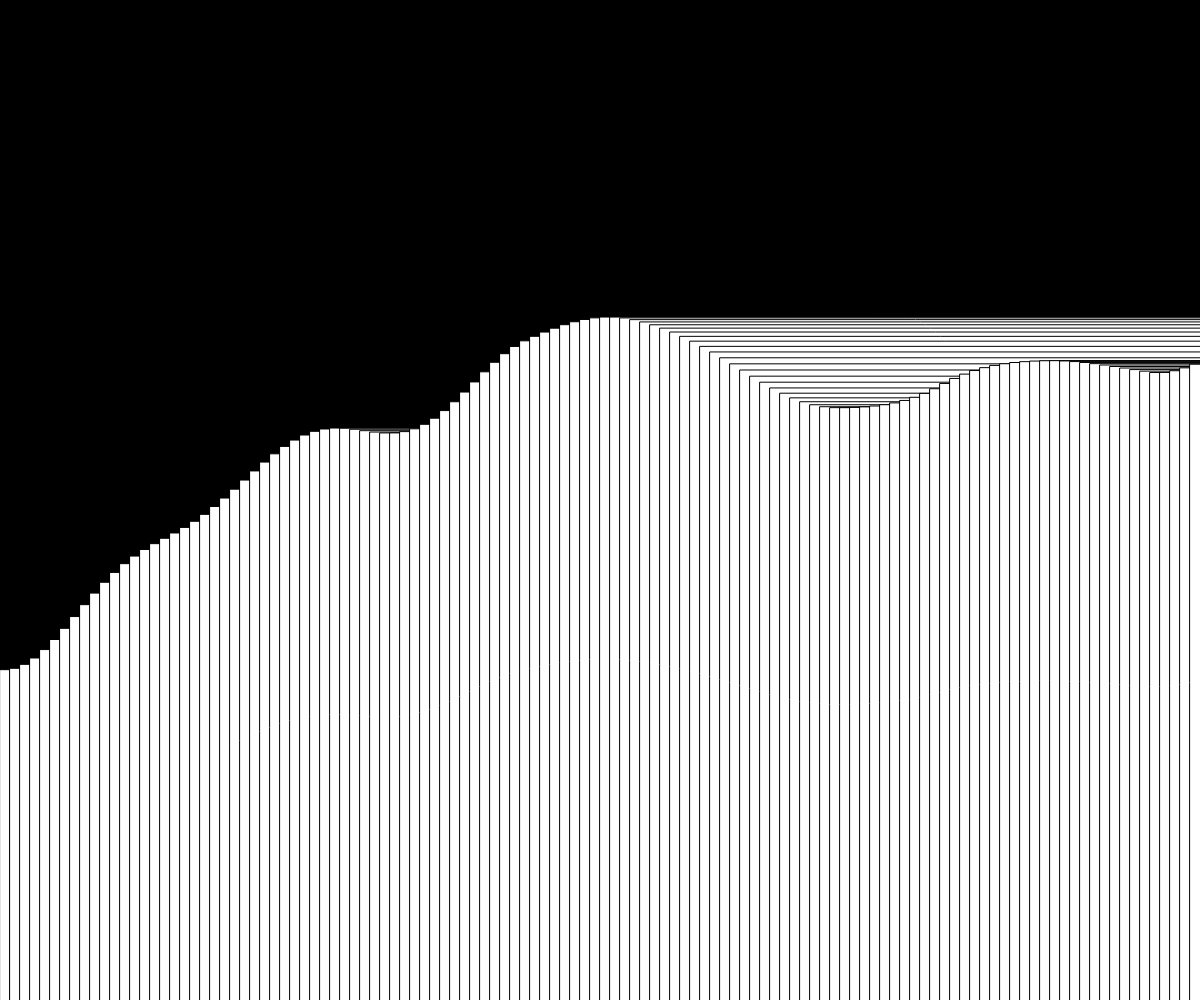
Frame 1 (no input)
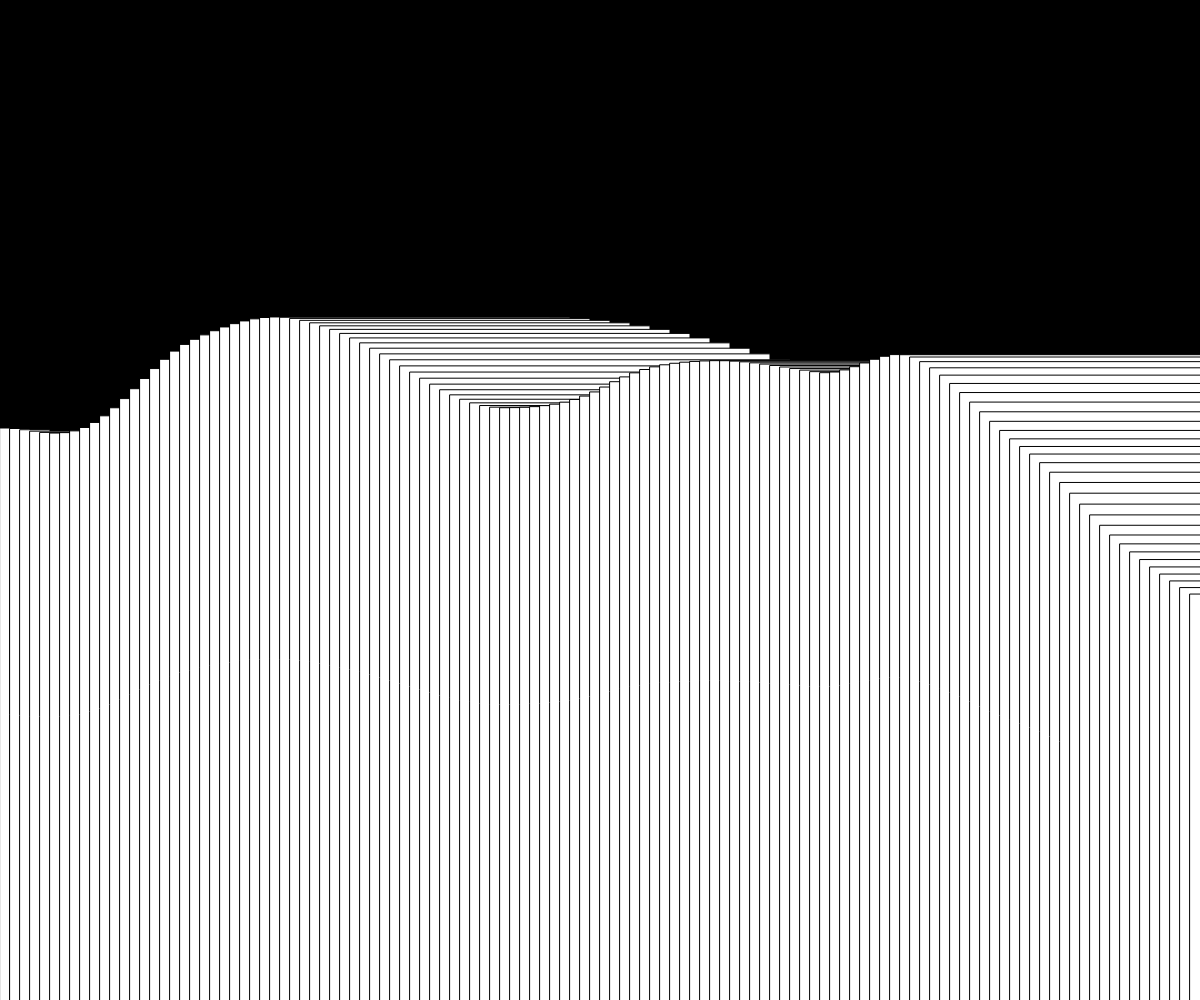
Frame 2 (the mouse pressed at the canvas centre, redrawn once)

The p5.js sketch that drew these frames (run headless with seeded random() and noise() and a simulated clock; the mouse was pressed at the canvas centre and the sketch redrawn once):

// p5.js sketch
// ── sketch.js
// Project Title
// Your Name
// Date
//
// Extra for Experts:
// - describe what you did to take this project "above and beyond"

let tWidth = 10;
let start = 0;
function setup() {
  createCanvas(windowWidth, windowHeight);
  rectMode(CORNER);
  noLoop();
}



function drawTerrian() {
  //To draw Terrian
  let xOff = start;
  let highest = height;
  let highestX = 0;
  for (let x = 0; x < width; x += tWidth) {
    //rect(x, random(height), x + tWidth, height);
    let curHeight = noise(xOff) * height;
    rect(x, curHeight, x + tWidth, height);
    xOff += 0.012;
  }
  start += 0.4;
}

function draw() {
  background(0);
  drawTerrian();
}
